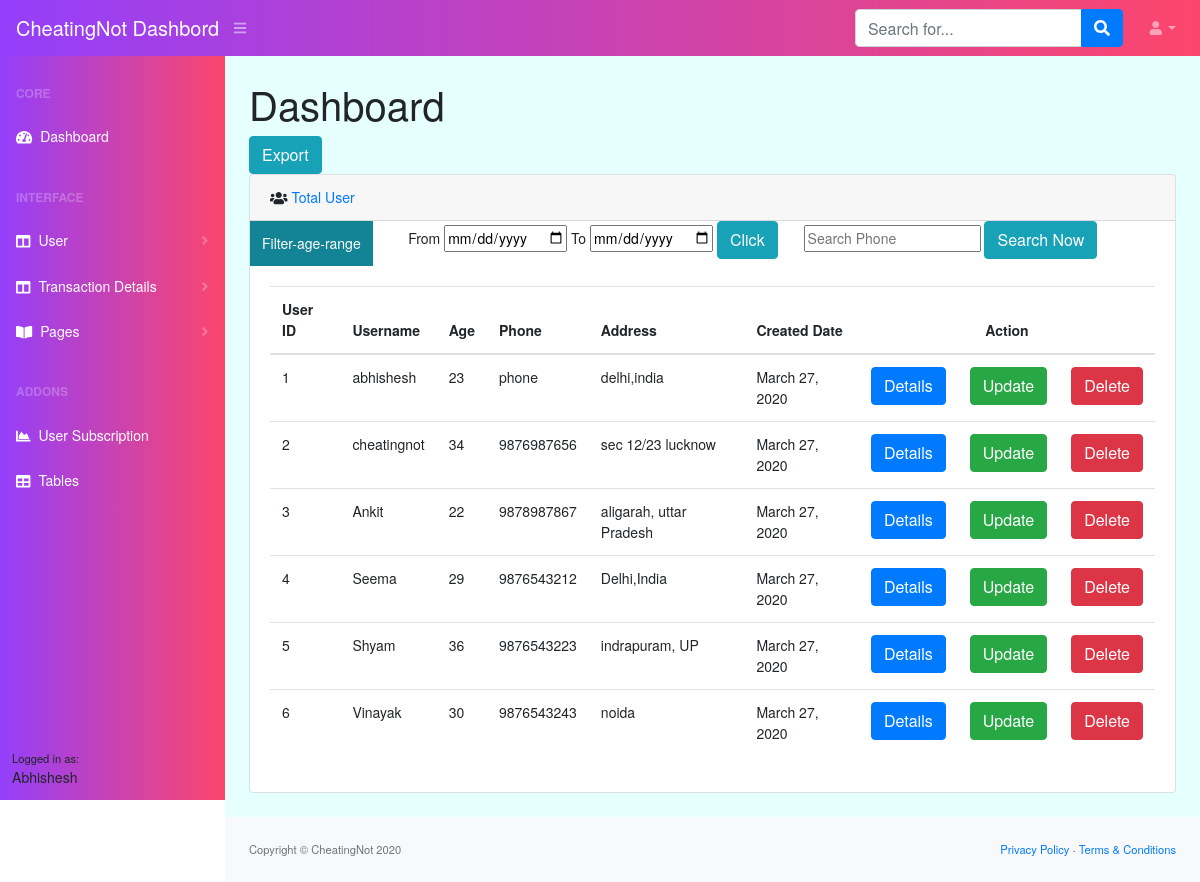
/userList/, run on the app's committed database.
### cheatingdash/models.py (models this page shows)
class UserProfile(models.Model):
    user = models.OneToOneField(User, on_delete=models.CASCADE,null=True, blank=True)
    address = models.TextField( blank=True, null=True)
    age=models.CharField(max_length=4,null=True, blank=True)
    phone=models.CharField(max_length=11,null=True, blank=True)
    city=models.CharField(max_length=40,null=True, blank=True)
    create_at = models.DateTimeField(auto_now_add=True)
    def __unicode__(self):
        return self.user.username

### cheatingdash/views.py (the view)
# urls.py: path('userList/',views.userList,name='userList'),
def userList(request):
    user = UserProfile.objects.all()
    print(user)
    return render(request, 'userlisting.html', {'users':user})

### templates/userlisting.html (shortened to what this page needs)
{% load static %}
<!DOCTYPE html>
<html lang="en">
    <head>
        <link rel="stylesheet" href="{% static 'css/main.css' %}">
        <link href="https://cdn.datatables.net/1.10.20/css/dataTables.bootstrap4.min.css" rel="stylesheet" />
    </head>
    <body class="sb-nav-fixed">
        <nav class="sb-topnav navbar navbar-expand navbar-dark bg-dark">
            <a class="navbar-brand" href="#">CheatingNot Dashbord</a><button class="btn btn-link btn-sm order-1 order-lg-0" id="sidebarToggle" href="#"><i class="fas fa-bars"></i></button
            >
            <form class="d-none d-md-inline-block form-inline ml-auto mr-0 mr-md-3 my-2 my-md-0">
                <div class="input-group">
                    <input class="form-control" type="text" placeholder="Search for..." aria-label="Search" aria-describedby="basic-addon2" />
                    <div class="input-group-append">
                        <button class="btn btn-primary" type="button"><i class="fas fa-search"></i></button>
                    </div>
                </div>
            </form>
            <ul class="navbar-nav ml-auto ml-md-0">
                <li class="nav-item dropdown">
                    <a class="nav-link dropdown-toggle" id="userDropdown" href="#" role="button" data-toggle="dropdown" aria-haspopup="true" aria-expanded="false"><i class="fas fa-user fa-fw"></i></a>
                </li>
            </ul>
        </nav>
        <div id="layoutSidenav">
            <div id="layoutSidenav_nav">
                <nav class="sb-sidenav accordion sb-sidenav-dark" id="sidenavAccordion">
                    <div class="sb-sidenav-menu">
                        <div class="nav">
                            <div class="sb-sidenav-menu-heading">Core</div>
                            <a class="nav-link" href="/"
                                ><div class="sb-nav-link-icon"><i class="fas fa-tachometer-alt"></i></div>
                                Dashboard</a
                            >
                            <div class="sb-sidenav-menu-heading">Interface</div>
                            <a class="nav-link collapsed" href="#" data-toggle="collapse" data-target="#collapseLayouts" aria-expanded="false" aria-controls="collapseLayouts"
                                ><div class="sb-nav-link-icon"><i class="fas fa-columns"></i></div>
                                User
                                <div class="sb-sidenav-collapse-arrow"><i class="fas fa-angle-down"></i></div
                            ></a>
                            <a class="nav-link collapsed" href="#" data-toggle="collapse" data-target="#collapseLayouts" aria-expanded="false" aria-controls="collapseLayouts"
                                ><div class="sb-nav-link-icon"><i class="fas fa-columns"></i></div>
                                Transaction Details
                                <div class="sb-sidenav-collapse-arrow"><i class="fas fa-angle-down"></i></div
                            ></a>
                            <a class="nav-link collapsed" href="#" data-toggle="collapse" data-target="#collapsePages" aria-expanded="false" aria-controls="collapsePages"
                                ><div class="sb-nav-link-icon"><i class="fas fa-book-open"></i></div>
                                Pages
                                <div class="sb-sidenav-collapse-arrow"><i class="fas fa-angle-down"></i></div
                            ></a>
                            <div class="sb-sidenav-menu-heading">Addons</div>
                            <a class="nav-link" href="/userSubscription"
                                ><div class="sb-nav-link-icon"><i class="fas fa-chart-area"></i></div>
                                User Subscription</a
                            ><a class="nav-link" href="#"
                                ><div class="sb-nav-link-icon"><i class="fas fa-table"></i></div>
                                Tables</a
                            >
                        </div>
                    </div>
                    <div class="sb-sidenav-footer">
                        <div class="small">Logged in as:</div>
                        Abhishesh
                    </div>
                </nav>
            </div>
            <div id="layoutSidenav_content">
                <main style="background-color: #e6ffff;">
                    <div class="container-fluid">
                        <h1 class="mt-4">Dashboard</h1>
                        <div class="">
    <form action="/userListCSV/"  method="post">
  <button type="submit" class="btn btn-info">Export</button>
</form>
    </div>
                        <div class="card mb-4">
                            <div class="card-header"><i  class="fas fa-users mr-1"></i><a href="/userList">Total User</a></div>
                            <div class="row">
                            <div class="dropdown col-md-2">
  <button class="dropbtn">Filter-age-range</button>
</div>
<div class="col-md-5">
    <form action="/datefilter/"  method="post">
  <label for="birthday">From</label>
  <input type="date"  name="start">
    <label for="birthday">To</label>
  <input type="date"  name="end">
  <button type="submit" class="btn btn-info">Click</button>
</form>
    </div>
<div class="col-md-5">
 <form action="/search/" method="post">
 <input type="text" name="q" placeholder="Search Phone">
 <button type="submit" class="btn btn-info">Search Now</button>
</form>
</div>
</div>
                            <div class="card-body">
                                <div class="table-responsive">
                                 <table class="table">
    <thead>
        <tr>
            <th>User ID</th>
            <th>Username</th>
            <th>Age</th>
            <th>Phone</th>
            <th>Address</th>
            <th>Created Date</th>
            <th colspan="3" class="text-center">Action</th>
        </tr>
    </thead>
    <tbody>
        {% for user in users %}
       <tr>
        <td>{{user.id}}</td>
        <td>{{user.user}}</td>
        <td>{{user.age}}</td>
        <td>{{user.phone}}</td>
        <td>{{user.address}}</td>
        <td>{{user.create_at|date}}</td>
        <td><a href="#" rel="noopener noreferrer" class="text-center btn btn-primary">Details</a></td>
        <td><a href="#" target="_blank" rel="noopener noreferrer" class="text-center btn btn-success">Update</a></td>
         <td><a href="#" rel="noopener noreferrer" class="text-center btn btn-danger">Delete</a></td>
       </tr>
       {% endfor %}
    </tbody>
</table>
                                </div>
                            </div>
                        </div>
                    </div>
                </main>
                <footer class="py-4 bg-light mt-auto">
                    <div class="container-fluid">
                        <div class="d-flex align-items-center justify-content-between small">
                            <div class="text-muted">Copyright &copy; CheatingNot 2020</div>
                            <div>
                                <a href="#">Privacy Policy</a>
                                &middot;
                                <a href="#">Terms &amp; Conditions</a>
                            </div>
                        </div>
                    </div>
                </footer>
            </div>
        </div>
    </body>
</html>

### data on the page
UserProfile: id "1", user "abhishesh", age "23", phone "phone", address "delhi,india", create_at "March 27, 2020"
UserProfile: id "2", user "cheatingnot", age "34", phone "9876987656", address "sec 12/23 lucknow", create_at "March 27, 2020"
UserProfile: id "3", user "Ankit", age "22", phone "9878987867", address "aligarah, uttar Pradesh", create_at "March 27, 2020"
UserProfile: id "4", user "Seema", age "29", phone "9876543212", address "Delhi,India", create_at "March 27, 2020"
UserProfile: id "5", user "Shyam", age "36", phone "9876543223", address "indrapuram, UP", create_at "March 27, 2020"
UserProfile: id "6", user "Vinayak", age "30", phone "9876543243", address "noida", create_at "March 27, 2020"
